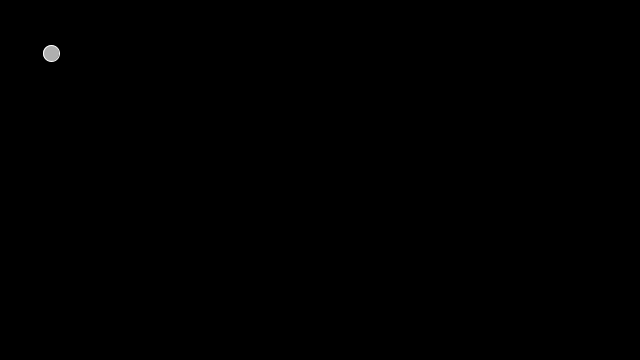
Frame 1 (no input)
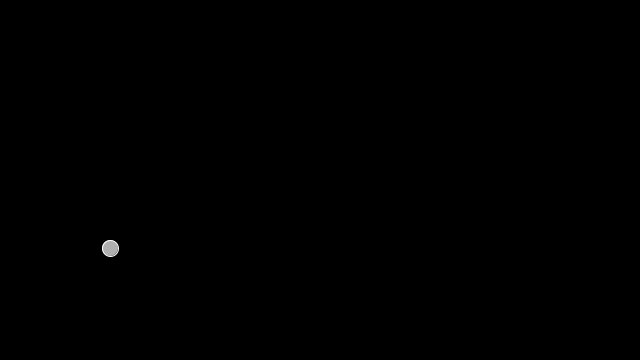
Frame 60 (the mouse pressed at the canvas centre just before this capture)
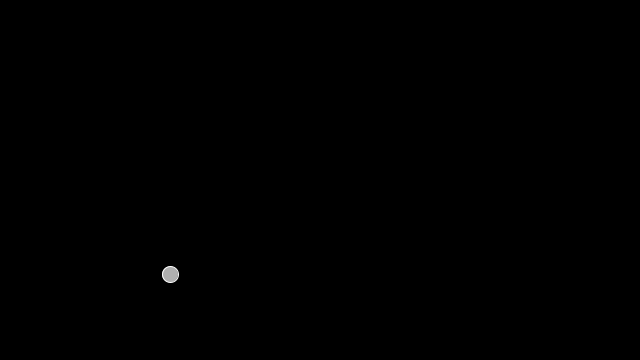
Frame 120 (the mouse held since frame 60 and released just before this capture)

The Processing sketch that drew these frames (run headless with seeded random() and noise(); from frame 60 on, the mouse is pressed at the canvas centre):

// Processing sketch: bouncyBall
// ── bouncyBall.pde

class PVector{
 float x;
 float y;
 
 PVector(float x_, float y_){
  x = x_;
  y = y_;
 }
}

float x = width/2;
float y = height/2;
float xSpeed = 1;
float ySpeed = 3.3;

//PVector location = new PVector(100,100);
//PVector velocity = new PVector(1, 3.3);

void setup(){
 size(640, 360);
 background(0);
}

void draw(){
 background(0);
 x = x + xSpeed;
 y = y + ySpeed;
 
 if((x > width) || (x < 0)){
  //xSpeed = xSpeed * -1; 
  
 }
 if((y > height) || (y < 0)){
   ySpeed = ySpeed * -1;
 }
 
 stroke(255);
 fill(175);
 ellipse(x,y,16,16);
}
